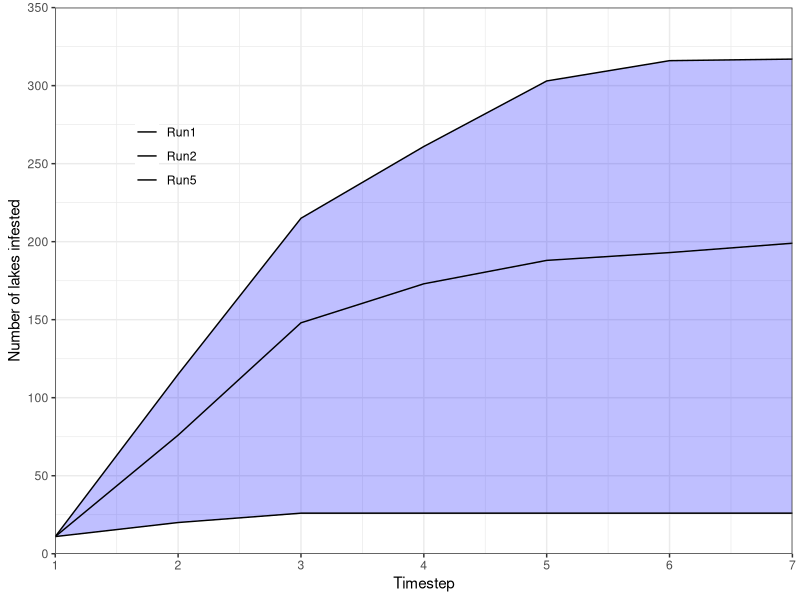

Generate this figure with R:
library(ggplot2)
library(readxl)
library(tidyr) # This library is necessary for converting the dataframe from long to wide format (pivot_wider function)

setwd("C:/Users/RDEL1CMC/Desktop/Congressional_Ad_Projects/Dreissenid_Mussel_Model/Results") # set to your working directory

dat <- read_excel("Test_Sensitivity_Results.xlsx")

dat <- dat[c(1,3:4)] # I dropped the "parameter" variable -- necessary to use pivot_wider
dat$RunNumber <- paste("Run",dat$RunNumber, sep="") # Converting from number type to string
# pivot_wider makes a column for each RunNumber
# This way you can select min/max for the geom_ribbon function
dat %>% 
  ggplot(aes(x = TimeStep)) +
  #ylim(0,325) +
  scale_x_continuous(limits = c(1,7), expand = c(0,0)) +
  scale_y_continuous(limits = c(0,350), expand = c(0,0), breaks = seq(0, 350, 50)) +
  geom_ribbon(
    data = ~ pivot_wider(., names_from = RunNumber, values_from = infested),
    aes(ymin = Run5, ymax = Run1), fill = "blue", alpha = 0.25
  ) +
  geom_line(aes(y = infested,
                color = RunNumber),
            lwd  = 0.5, )  +
  scale_linetype_manual(name = "", values = c("dotted", "solid", "dashed")) +
  scale_color_manual(name = "", values = c("black", "black", "black")) +
  ylab("Number of lakes infested") + xlab("Timestep") +
  
  theme_bw() +
  theme(legend.position = c(0.15, 0.75), legend.background = element_blank())

#ggsave("Boat_Threshold.jpg", height=10, width=8)


